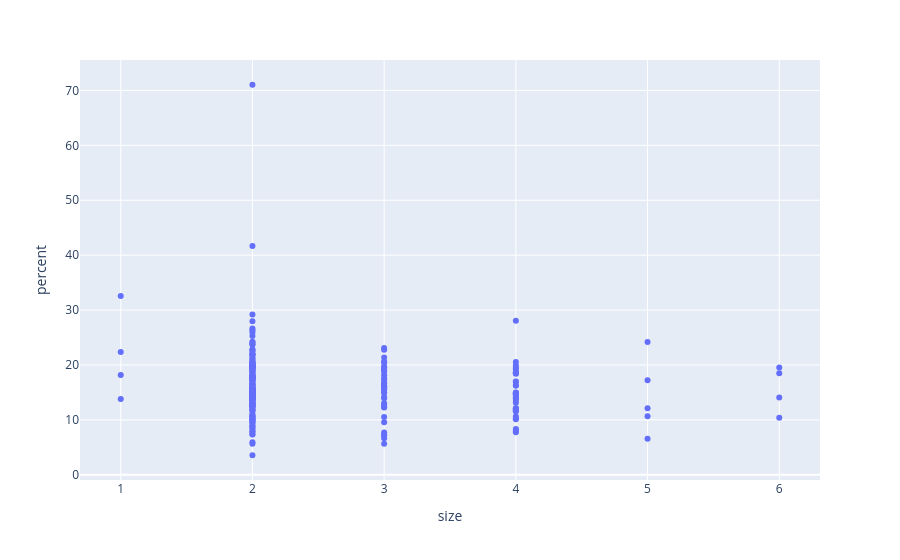

Notebook code for this chart:
### Code cell
# Creating the Figure instance
fig = px.scatter(newtip, x="size", y="percent") 
 
# showing the plot
fig.show()

### Figure 1 — Plotly figure (JSON) as saved in the notebook; plotly's stock layout.template omitted (floating-point values rounded to 4 significant figures; data arrays with more than 128 entries replaced by an {"elided": "..."} marker saying what was removed)
{"data": [{"hovertemplate": "size=%{x}<br>percent=%{y}<extra></extra>", "legendgroup": "", "marker": {"color": "#636efa", "symbol": "circle"}, "mode": "markers", "name": "", "orientation": "v", "showlegend": false, "type": "scatter", "x": {"elided": "244 int values"}, "xaxis": "x", "y": {"elided": "244 float values"}, "yaxis": "y"}], "layout": {"legend": {"tracegroupgap": 0}, "margin": {"t": 60}, "xaxis": {"anchor": "y", "domain": [0, 1], "title": {"text": "size"}}, "yaxis": {"anchor": "x", "domain": [0, 1], "title": {"text": "percent"}}}}
